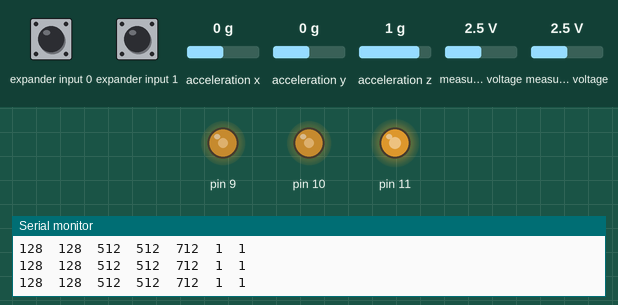
This sketch was run on a simulated Arduino Uno, built with avr-gcc and run on an emulated ATmega328P. Shown: output pins drawn as LEDs (lit = HIGH), the last lines printed to the serial monitor. Wiring (inferred from the names in the program): Wii Nunchuk at I2C address 0x52. The inputs (shaded band) are chosen by the test bench; at power-on: acceleration x 0 g, acceleration y 0 g, acceleration z 1 g, measured voltage 2.5 V, expander input 0 HIGH, expander input 1 HIGH.

Above: at 1.3 s.
1.4 s: acceleration x set to -1.4 g
At 2.0 s:
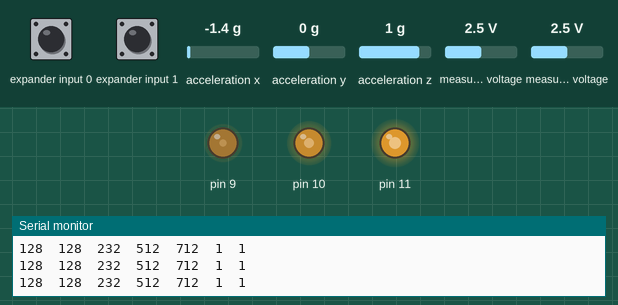
2.9 s: acceleration y set to -1.4 g
At 3.4 s:
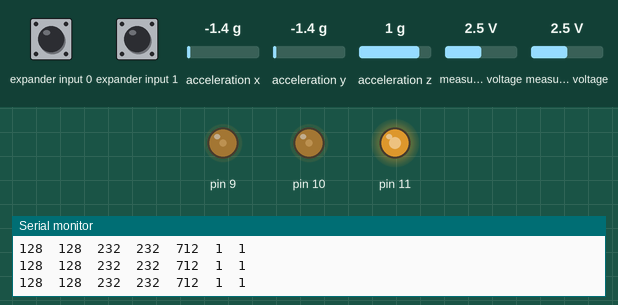
4.4 s: acceleration z set to -1.4 g
At 5.1 s:
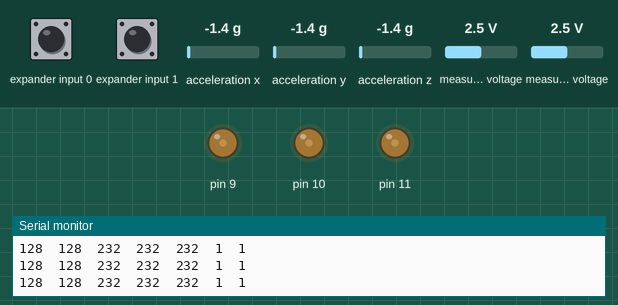
5.9 s: acceleration x set to -0.8 g
At 6.5 s:
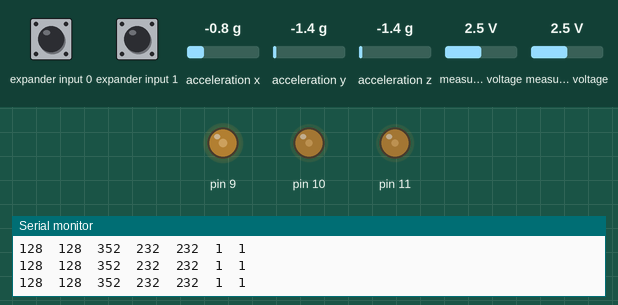
7.4 s: acceleration y set to -0.8 g
At 8.0 s:
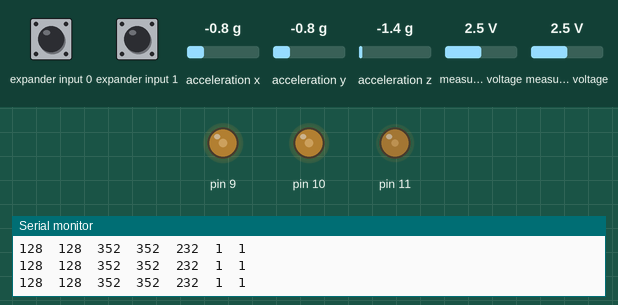
8.9 s: measured voltage (sensor 200) set to 2.1 V
11.9 s: measured voltage (sensor 200) set to 1.8 V
Timing chart, 0 to 14.4 s (numbered marks = the images above; inputs shaded):
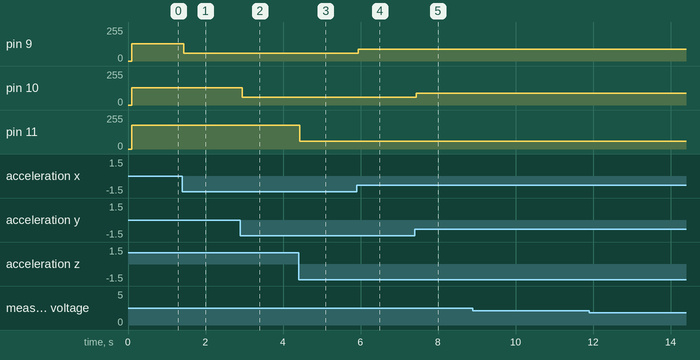

Measured:
- after the input at 1.4 s, pin 9: 128/255 → 58/255 at once
- after the input at 2.9 s, pin 10: 128/255 → 58/255 after 0.05 s
- after the input at 4.4 s, pin 11: 178/255 → 58/255 at once
- after the input at 5.9 s, pin 9: 58/255 → 88/255 at once
- after the input at 7.4 s, pin 10: 58/255 → 88/255 at once

The sketch:

NunchuckWii2.ino
```cpp
 /* Code for read data from Wii nunchuck., base on http://www.windmeadow.com/node/42
 * File : ArduinoNunchuk.pde
 * by : K.Worapoht
 * Hardware: Arduino, POP-168 , AVR ATMega168 ,
 * connect SDA to PC4 (An4) and SCL PC5 (An5)
 *******************************************************************************/
#include <Wire.h>
#define nunchuk_ID 0xA4 >> 1
unsigned char buffer[6];// array to store arduino output
int cnt = 0;
void setup ()
{
 Serial.begin (9600);
 Wire.begin (); // join i2c bus with address 0x52
 nunchuck_init (); // send the initilization handshake
 delay (100);
}
void nunchuck_init ()
{
 Wire.beginTransmission (nunchuk_ID); // transmit to device 0x52
 Wire.write (0x40); // sends memory address
 Wire.write (0x00); // sends sent a zero.
 Wire.endTransmission (); // stop transmitting
}
void send_zero ()
{
 Wire.beginTransmission (nunchuk_ID); // transmit to device 0x52
 Wire.write (0x00); // sends one byte
 Wire.endTransmission (); // stop transmitting
}
void loop ()
{
 Wire.requestFrom (nunchuk_ID, 6); // request data from nunchuck
 while (Wire.available ())
 {
 buffer[cnt] = nunchuk_decode_byte (Wire.read ());
 // receive byte as an integer
 cnt++;
 }
 // If we recieved the 6 bytes, then go print them
 if (cnt >= 5)
 {
 print ();
 }
 cnt = 0;
 send_zero (); // send the request for next bytes
 delay (5);
}
// Print the input data we have recieved
// accel data is 10 bits long
// so we read 8 bits, then we have to add
// on the last 2 bits.
void print ()
{
 unsigned char joy_x_axis;
 unsigned char joy_y_axis;
 int accel_x_axis;
 int accel_y_axis;
 int accel_z_axis;
 unsigned char z_button;
 unsigned char c_button;
 joy_x_axis = buffer[0];
 joy_y_axis = buffer[1];
 accel_x_axis = (buffer[2]) << 2;
 accel_y_axis = (buffer[3]) << 2;
 accel_z_axis = (buffer[4]) << 2;
 // byte outbuf[5] contains bits for z and c buttons
 // it also contains the least significant bits for the accelerometer data
 // so we have to check each bit of byte outbuf[5]
 if ((buffer[5] & 0x01)!=0)
 { z_button = 1; }
 else
 { z_button = 0; }
 if ((buffer[5] & 0x02)!=0)
  { c_button = 1; }
 else
 { c_button = 0; }
 accel_x_axis += ((buffer[5]) >> 2) & 0x03;
 accel_y_axis += ((buffer[5]) >> 4) & 0x03;
 accel_z_axis += ((buffer[5]) >> 6) & 0x03;
 Serial.print (joy_x_axis, DEC);
 Serial.print ("\t");
 Serial.print (joy_y_axis, DEC);
 Serial.print ("\t");
 Serial.print (accel_x_axis, DEC);
 Serial.print ("\t");
 Serial.print (accel_y_axis, DEC);
 Serial.print ("\t");
 Serial.print (accel_z_axis, DEC);
 Serial.print ("\t");
 Serial.print (z_button, DEC);
 Serial.print ("\t");
 Serial.print (c_button, DEC);
 Serial.print ("\r\n");
  analogWrite(9,accel_x_axis/4);
  analogWrite(10,accel_y_axis/4);
   analogWrite(11,accel_z_axis/4);
}
// Encode data to format that most wiimote drivers except
// only needed if you use one of the regular wiimote drivers
char nunchuk_decode_byte (char x)
{
 x = (x ^ 0x17) + 0x17;
 return x;
}
```
